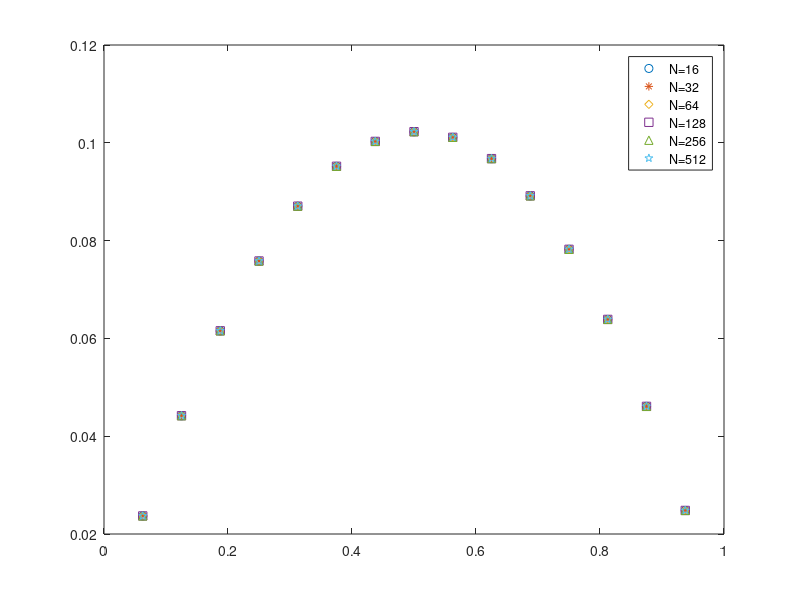

This chart was generated by the following MATLAB code:
a=0;b=1;
%dividing this interval in N equal parts
N=16; rangeN=1;
N1=32;rangeN1=2;
N2=64;rangeN2=4;
N3=128;rangeN3=8;
N4=256;rangeN4=16;
N5=512;rangeN5=32;
%h be the steplength
h=(b-a)/N;
h1=(b-a)/N1;
h2=(b-a)/N2;
h3=(b-a)/N3;
h4=(b-a)/N4;
h5=(b-a)/N5;

x=linspace(a,b,N+1);
x1=linspace(a,b,N1+1);
x2=linspace(a,b,N2+1);
x3=linspace(a,b,N3+1);
x4=linspace(a,b,N4+1);
x5=linspace(a,b,N5+1);

%taking the transpose of x
x=x';
x1=x1';
x2=x2';
x3=x3';
x4=x4';
x5=x5';
%r.h.s of the given differential equation
f=sin((x.^2)+1);
f=sin((x1.^2)+1);
f=sin((x2.^2)+1);
f=sin((x3.^2)+1);
f=sin((x4.^2)+1);
f=sin((x5.^2)+1);

%excluding the two boundary condition
X=x(2:N);
X1=x1(2:N1);
X2=x2(2:N2);
X3=x3(2:N3);
X4=x4(2:N4);
X5=x5(2:N5);
%same for the r.h.s
F=sin((X.^2)+1);
F1=sin((X1.^2)+1);
F2=sin((X2.^2)+1);
F3=sin((X3.^2)+1);
F4=sin((X4.^2)+1);
F5=sin((X5.^2)+1);

AX=2.^X;
AX1=2.^X1;
AX2=2.^X2;
AX3=2.^X3;
AX4=2.^X4;
AX5=2.^X5;
%produce the sparse matrix A
n=N-1;e=ones(n,1);
n1=N1-1;e1=ones(n1,1);
n2=N2-1;e2=ones(n2,1);
n3=N3-1;e3=ones(n3,1);
n4=N4-1;e4=ones(n4,1);
n5=N5-1;e5=ones(n5,1);


A=((-1)/(h*h))*spdiags([e -(2+h*h*AX).*e e],-1:1,n,n);
A1=((-1)/(h1*h1))*spdiags([e1 -(2+h1*h1*AX1).*e1 e1],-1:1,n1,n1);
A2=((-1)/(h2*h2))*spdiags([e2 -(2+h2*h2*AX2).*e2 e2],-1:1,n2,n2);
A3=((-1)/(h3*h3))*spdiags([e3 -(2+h3*h3*AX3).*e3 e3],-1:1,n3,n3);
A4=((-1)/(h4*h4))*spdiags([e4 -(2+h4*h4*AX4).*e4 e4],-1:1,n4,n4);
A5=((-1)/(h5*h5))*spdiags([e5 -(2+h5*h5*AX5).*e5 e5],-1:1,n5,n5);


%full(A)
%full(A1)
%%full(A2)
%full(A3)
%full(A4)
%full(A5)

%solving the equation AU=F
U=A\F;
U1=A1\F1;
U2=A2\F2;
U3=A3\F3;
U4=A4\F4;
U5=A5\F5;

format long
%plotting in the diagram
plot(X,U(rangeN:rangeN:end),'o')
hold on
plot(X1(rangeN1:rangeN1:end),U1(rangeN1:rangeN1:end),'*')
plot(X2(rangeN2:rangeN2:end),U2(rangeN2:rangeN2:end),'d')
plot(X3(rangeN3:rangeN3:end),U3(rangeN3:rangeN3:end),'s')
plot(X4(rangeN4:rangeN4:end),U4(rangeN4:rangeN4:end),'^')
plot(X5(rangeN5:rangeN5:end),U5(rangeN5:rangeN5:end),'p')

N, max(U(rangeN:rangeN:end))
N1, max(U1(rangeN1:rangeN1:end)-U(rangeN:rangeN:end))
N2, max(U2(rangeN2:rangeN2:end)-U1(rangeN1:rangeN1:end))
N3, max(U3(rangeN3:rangeN3:end)-U2(rangeN2:rangeN2:end))
N4, max(U4(rangeN4:rangeN4:end)-U3(rangeN3:rangeN3:end))
N5, max(U5(rangeN5:rangeN5:end)-U4(rangeN4:rangeN4:end))

legend('N=16','N=32','N=64','N=128','N=256','N=512')

%% Answers
% N   MaxError
% 16  0.0
% 32  1.789504878942083e-05 
% 64  4.467460969811987e-06 
% 128 1.116472152146164e-06 
% 256 2.790934727908700e-07
% 512 6.977182215317512e-08
